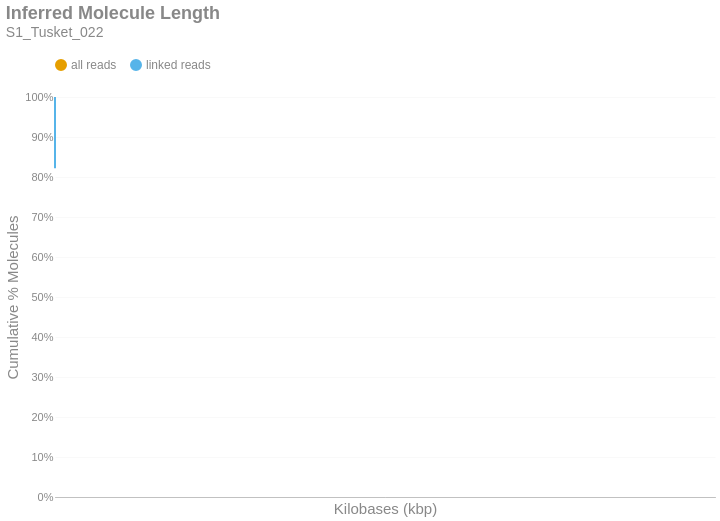

The notebook cell this image was saved under:
### Markdown cell above
### Inferred Molecule Length
This is the cumulative frequency distribution of molecule lengths inferred from the first and last alignment positions along a contig for all alignments associated with a single linked-read barcode on a given contig.There are two distributions: one with `all` the alignments (yellow) and another with only `linked reads` (blue). The percent of molecules in the `linked reads` distribution is relative to the total number of linked molecules.

### Code cell
if SKIPLR:
    print_html(f"Skipped")
else:
    binned_df = consolidated_hist(valids['length_inferred']/1000, mask, 10, True)
    binned_df = binned_df.with_columns(
        pl.when(pl.col('bin').cast(pl.Utf8) == '0').then(pl.lit('1')).otherwise(pl.col('bin').cast(pl.Utf8)).alias('bin')
    )
    with SafeRender(binned_df):
        (
            density_plot(binned_df, 'Inferred Molecule Length', samplename, 'inferredlen')
            .transform_calculate(bin_kb='datum.bin / 1000')
            .encode(
                x=alt.X('bin_kb:Q', title="Kilobases (kbp)").scale(type='log', padding=0).axis(labelAngle=-40),
                y=alt.Y('value:Q', title='Cumulative % Molecules')
                    .axis(format='%')
                    .stack(False)
                    .scale(domainMin=0, domainMax=1,padding=0),
                color=alt.Color("key:N").scale(domain = ["all reads", "linked reads"]),
                tooltip = [
                    alt.Tooltip("key:N", title = "Data Type"),
                    alt.Tooltip("range_label:N", title="Kilobases"),
                    alt.Tooltip("value:Q", format = ".2%", title="% Molecules (Cum.)")
                ]
            )
        ).display()

### Figure 1 — Vega-Lite specification as saved in the notebook (floating-point values rounded to 4 significant figures; data arrays with more than 128 entries replaced by an {"elided": "..."} marker saying what was removed)
{"width": "container", "height": 400, "config": {"title": {"anchor": "start", "dy": -15, "fontSize": 18, "color": "#888888", "subtitleColor": "#888888", "subtitleFontSize": 14}, "arc": {"fill": "#0072B2"}, "axis": {"domainColor": "#888888", "domainWidth": 0.5, "gridWidth": 0.2, "grid": false, "titleFontWeight": 400, "titleFontSize": 15, "labelFontSize": 11, "labelColor": "#888888", "tickColor": "#888888", "tickWidth": 0.2, "titleColor": "#888888"}, "axisBand": {"grid": false}, "axisX": {"grid": true, "tickSize": 10, "domainCap": "round"}, "axisY": {"domain": false, "grid": true, "tickSize": 0, "domainCap": "round"}, "background": "transparent", "header": {"labelFontSize": 15, "labelColor": "#888888", "titleFontSize": 15, "titleFontWeight": 600, "titleColor": "#888888"}, "legend": {"labelFont": "sans-serif", "labelFontSize": 12, "labelColor": "#888888", "symbolSize": 100, "symbolType": "circle", "titleFontSize": 12, "titlePadding": 10, "titleColor": "#888888", "title": null, "orient": "top"}, "range": {"category": ["#E69F00", "#56B4E9", "#009E73", "#F0E442", "#0072B2", "#D55E00", "#CC79A7", "#000000"], "diverging": ["#cfe8f3", "#a2d4ec", "#73bfe2", "#46abdb", "#1696d2", "#12719e"]}, "area": {"fill": "#0072B2", "fillOpacity": 0.7, "line": true, "strokeOpacity": 0.7}, "line": {"color": "#0072B2", "stroke": "#0072B2", "strokeWidth": 2}, "trail": {"color": "#0072B2", "stroke": "#0072B2", "strokeWidth": 0, "size": 1}, "point": {"filled": true, "fillOpacity": 1.0, "size": 95}, "text": {"color": "#888888", "fontSize": 11, "align": "right", "fontWeight": 400, "size": 11}, "bar": {"fill": "#0072B2", "stroke": null}, "view": {"stroke": null, "continuousWidth": 660, "continuousHeight": 400}}, "data": {"name": "data-088a90d6539ce03be6b82d564e789a26"}, "mark": {"type": "line", "interpolate": "monotone", "point": {"opacity": 0, "size": 275}}, "encoding": {"color": {"field": "key", "scale": {"domain": ["all reads", "linked reads"]}, "type": "nominal"}, "tooltip": [{"field": "key", "title": "Data Type", "type": "nominal"}, {"field": "range_label", "title": "Kilobases", "type": "nominal"}, {"field": "value", "format": ".2%", "title": "% Molecules (Cum.)", "type": "quantitative"}], "x": {"axis": {"labelAngle": -40}, "field": "bin_kb", "scale": {"type": "log", "padding": 0}, "title": "Kilobases (kbp)", "type": "quantitative"}, "y": {"axis": {"format": "%"}, "field": "value", "scale": {"domainMin": 0, "domainMax": 1, "padding": 0}, "stack": false, "title": "Cumulative % Molecules", "type": "quantitative"}}, "params": [{"name": "param_c36ac31b6afebe62", "select": {"type": "point", "fields": ["key"]}, "bind": "legend"}], "title": {"text": "Inferred Molecule Length", "subtitle": "S1_Tusket_022"}, "transform": [{"fold": ["all reads (cumsum)", "linked reads (cumsum)"]}, {"calculate": "replace(datum.key, ' (cumsum)', '')", "as": "key"}, {"filter": {"param": "param_c36ac31b6afebe62"}}, {"calculate": "datum.bin / 1000", "as": "bin_kb"}], "usermeta": {"embedOptions": {"downloadFileName": "S1_Tusket_022.inferredlen"}}, "$schema": "https://vega.github.io/schema/vega-lite/v6.1.0.json", "datasets": {"data-088a90d6539ce03be6b82d564e789a26": {"elided": "726 records"}}}
